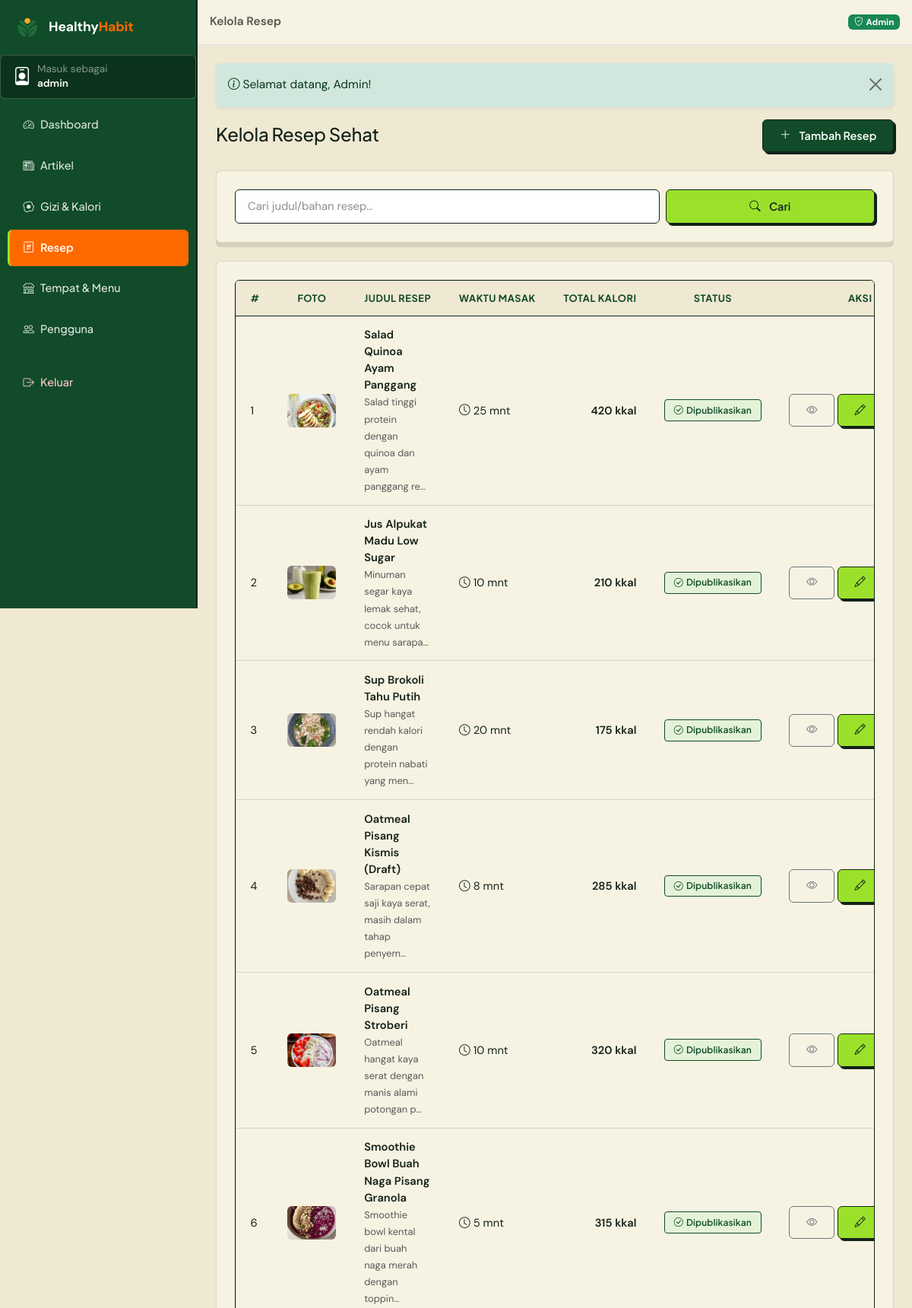
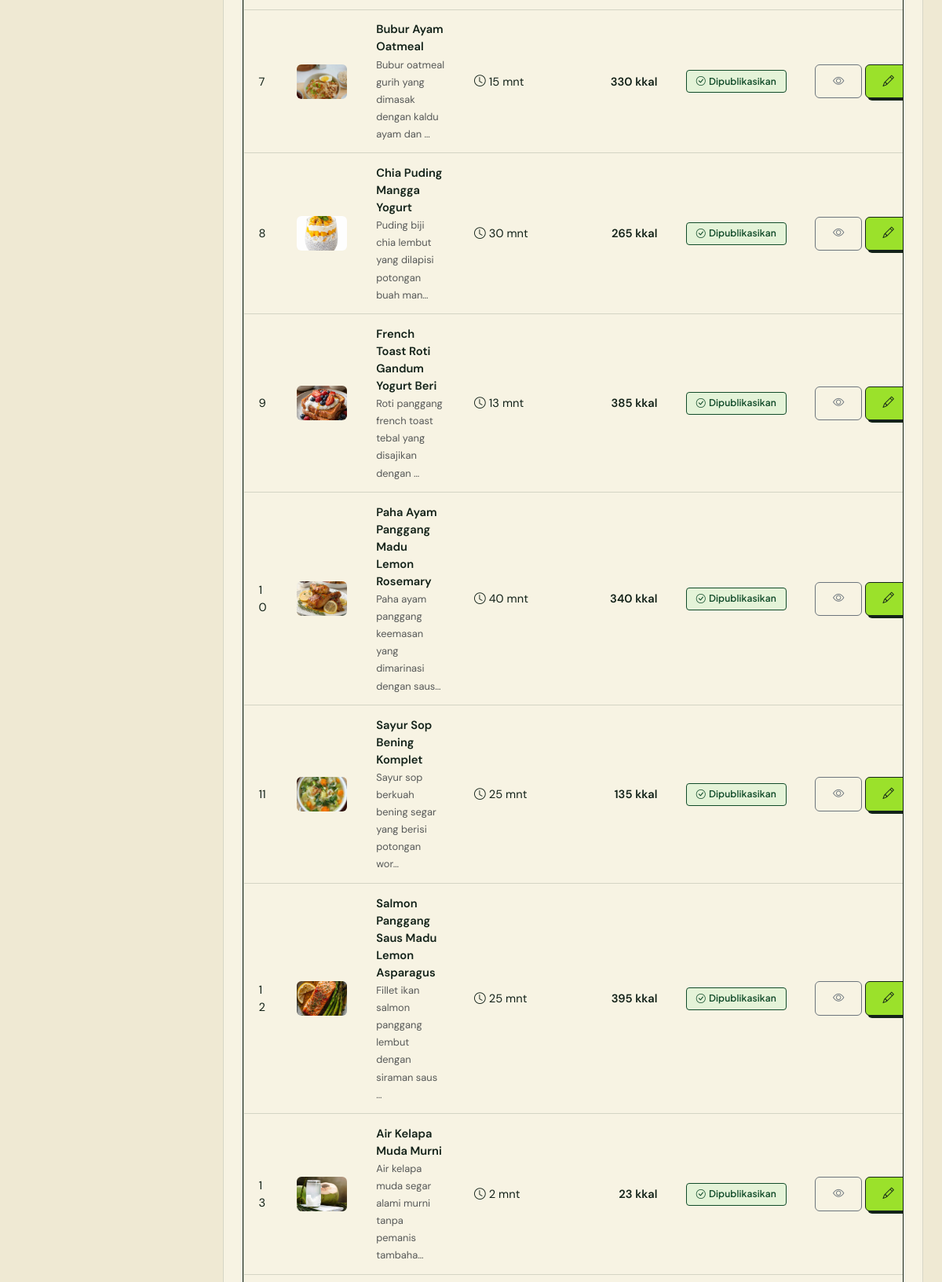
Page /admin/resep (signed in, upper part) on the committed database (2 pictures, top to bottom).
### tables this page shows
CREATE TABLE `resep` (
  `id_resep` int(11) NOT NULL AUTO_INCREMENT,
  `id_admin` int(11) DEFAULT NULL,
  `judul_resep` varchar(180) NOT NULL,
  `deskripsi` varchar(255) NOT NULL,
  `bahan_bahan` text NOT NULL,
  `langkah_pembuatan` text NOT NULL,
  `waktu_masak` int(11) NOT NULL DEFAULT 0,
  `status_publikasi` enum('draft','dipublikasikan') NOT NULL DEFAULT 'draft',
  `total_kalori` int(11) NOT NULL DEFAULT 0,
  `foto_resep` varchar(255) DEFAULT NULL,
  PRIMARY KEY (`id_resep`),
  KEY `fk_resep_admin` (`id_admin`),
  CONSTRAINT `fk_resep_admin` FOREIGN KEY (`id_admin`) REFERENCES `users` (`id_pengguna`) ON DELETE SET NULL ON UPDATE CASCADE
);

### app/core/Controller.php (called while the page is built, shortened)
<?php
abstract class Controller
{
    protected function view(string $view, array $data = [], string $layout = 'main'): void
    {
        $contentFile = VIEWS_PATH . '/pages/' . $view . '.php';
        extract($data, EXTR_SKIP);
        require $contentFile;
    }
}

### app/controllers/admin/AdminResepController.php (called while the page is built, shortened)
<?php
class AdminResepController extends Controller
{
    public function index(): void
    {
        $q = $this->input('q');
        $this->view('admin/resep/index', [
            'pageTitle' => 'Kelola Resep',
            'activeNav' => 'resep',
            'resep'     => Resep::cari($q ?: null, null),
            'q'         => $q,
        ], 'admin');
    }
}

### app/core/Router.php (called while the page is built, shortened)
<?php
class Router
{
    private array $routes = [];
    private function add(string $method, string $pattern, array $handler): void
    {
        $regex = preg_replace_callback(
            '#\{(\w+)(?::([^}]+))?\}#',
            static fn(array $m): string => '(?P<' . $m[1] . '>' . ($m[2] ?? '[^/]+') . ')',
            $pattern
        );
        $this->routes[$method][] = ['#^' . $regex . '$#', $handler, $pattern];
    }
    public function dispatch(string $uri, string $method): void
    {
        $path = (string) parse_url($uri, PHP_URL_PATH);
        $path = '/' . trim($path, '/');
        $method = strtoupper($method);
        $match  = $this->match($method, $path);
        [$handler, $params] = $match;
        [$class, $action]   = $handler;
        $controller = new $class();
        $controller->$action(...array_values($params));
    }
    private function match(string $method, string $path): ?array
    {
        foreach ($this->routes[$method] ?? [] as [$regex, $handler]) {
            if (preg_match($regex, $path, $m)) {
                $params = array_filter($m, 'is_string', ARRAY_FILTER_USE_KEY);
                return [$handler, $params];
            }
        }
        return null;
    }
}

### index.php (called while the page is built, shortened)
<?php
require_once __DIR__ . '/app/helpers/helper.php';
spl_autoload_register(function (string $class): void {
    $candidates = [
        APP_PATH . '/core/' . $class . '.php',
        APP_PATH . '/models/' . $class . '.php',
        APP_PATH . '/services/' . $class . '.php',
        APP_PATH . '/controllers/' . $class . '.php',
        APP_PATH . '/controllers/admin/' . $class . '.php',
    ];
    foreach ($candidates as $file) {
        if (is_file($file)) {
            return;
        }
    }
});
$router = new Router();
$router->dispatch(
    $_SERVER['REQUEST_URI'] ?? '/',
    $_SERVER['REQUEST_METHOD'] ?? 'GET'
);

### app/helpers/helper.php (called while the page is built, shortened)
<?php
function e($value): string
{
    return htmlspecialchars((string) $value, ENT_QUOTES, 'UTF-8');
}
function excerpt(?string $html, int $length = 140): string
{
    $text = trim(strip_tags((string) $html));
    return mb_substr($text, 0, $length) . '…';
}
function img_url(?string $filename, string $subdir): string
{
    if ($filename && is_file(UPLOAD_PATH . '/' . $subdir . '/' . basename($filename))) {
        return UPLOAD_URL . '/' . $subdir . '/' . basename($filename);
    }
    return BASE_URL . '/assets/img/placeholder.svg';
}

### app/core/Database.php (called while the page is built, shortened)
<?php
class Database
{
    private static ?PDO $pdo = null;
    public static function connect(): PDO
    {
        $dsn = 'mysql:host=' . DB_HOST
            . ';port=' . DB_PORT
            . ';dbname=' . DB_NAME
            . ';charset=' . DB_CHARSET;
        try {
            self::$pdo = new PDO($dsn, DB_USER, DB_PASS, [
                PDO::ATTR_ERRMODE            => PDO::ERRMODE_EXCEPTION,
                PDO::ATTR_DEFAULT_FETCH_MODE => PDO::FETCH_ASSOC,
                PDO::ATTR_EMULATE_PREPARES   => false,
            ]);
        } catch (PDOException $ex) {
            http_response_code(500);
            exit(
                '<div style="font-family:Poppins,Arial,sans-serif;max-width:640px;margin:60px auto;padding:24px;border:1px solid #e0e0e0;border-radius:12px">'
                . '<h2 style="color:#27824B">Koneksi database gagal</h2>'
                . '<p>Pastikan <b>MySQL (XAMPP)</b> sudah berjalan, lalu impor file '
                . '<b>database/healthyhabit.sql</b> ke phpMyAdmin.</p>'
                . '<p style="color:#c0392b"><code>' . e($ex->getMessage()) . '</code></p>'
                . '</div>'
            );
        }
        return self::$pdo;
    }
}

### app/core/Model.php (called while the page is built, shortened)
<?php
abstract class Model
{
    protected static function db(): PDO
    {
        return Database::connect();
    }
}

### app/models/Resep.php (called while the page is built, shortened)
<?php
class Resep extends Model
{
    public static function cari(?string $q = null, ?string $status = 'dipublikasikan', ?int $maksWaktu = null): array
    {
        $sql = 'SELECT r.*, ad.nama_lengkap AS penulis
                FROM resep r
                LEFT JOIN users ad ON ad.id_pengguna = r.id_admin';
        $params = [];
        $sql .= ' ORDER BY r.id_resep ASC';
        $st = static::db()->prepare($sql);
        $st->execute($params);
        return $st->fetchAll();
    }
}

### app/views/pages/admin/resep/index.php (the view, shortened to what this page needs)
<div class="d-flex justify-content-between align-items-center flex-wrap gap-2 mb-4">
    <div>
        <h1 class="h4 mb-1">Kelola Resep Sehat</h1>
    </div>
    <a href="<?= BASE_URL ?>/admin/resep/create" class="btn btn-green fw-semibold">
        <i class="bi bi-plus-lg me-1"></i>Tambah Resep
    </a>
</div>
<div class="panel-white mb-4">
    <form action="<?= BASE_URL ?>/admin/resep" method="get" class="row g-2">
        <div class="col-md-8">
            <input type="search" class="form-control" name="q" placeholder="Cari judul/bahan resep…"
                   value="<?= e($q) ?>">
        </div>
        <div class="col-md-4 d-grid">
            <button class="btn btn-soft-green fw-semibold"><i class="bi bi-search me-1"></i>Cari</button>
        </div>
    </form>
</div>
<div class="panel-white">
    <div class="table-responsive">
        <table class="table table-custom align-middle mb-0">
            <thead>
                <tr>
                    <th>#</th>
                    <th>Foto</th>
                    <th>Judul Resep</th>
                    <th>Waktu Masak</th>
                    <th class="text-end">Total Kalori</th>
                    <th>Status</th>
                    <th class="text-end">Aksi</th>
                </tr>
            </thead>
            <tbody>
                <?php foreach ($resep as $r): ?>
                    <tr>
                        <td><?= (int) $r['id_resep'] ?></td>
                        <td>
                            <img src="<?= img_url($r['foto_resep'], 'resep') ?>" alt=""
                                 style="width:64px;height:44px;object-fit:cover;border-radius:6px;">
                        </td>
                        <td class="text-truncate" style="max-width:260px;">
                            <span class="fw-semibold"><?= e($r['judul_resep']) ?></span><br>
                            <small class="text-muted"><?= e(excerpt($r['deskripsi'], 55)) ?></small>
                        </td>
                        <td class="text-nowrap"><i class="bi bi-clock me-1"></i><?= (int) $r['waktu_masak'] ?> mnt</td>
                        <td class="text-end fw-semibold"><?= number_format((int) $r['total_kalori']) ?> kkal</td>
                        <td>
                            <?php if ($r['status_publikasi'] === 'dipublikasikan'): ?>
                                <span class="tag"><i class="bi bi-check-circle me-1"></i>Dipublikasikan</span>
                            <?php else: ?>
                                <span class="tag gray"><i class="bi bi-pencil me-1"></i>Draft</span>
                            <?php endif; ?>
                        </td>
                        <td class="text-end text-nowrap">
                            <a href="<?= BASE_URL ?>/resep/<?= (int) $r['id_resep'] ?>" target="_blank"
                               class="btn btn-sm btn-outline-secondary" title="Lihat"><i class="bi bi-eye"></i></a>
                            <a href="<?= BASE_URL ?>/admin/resep/<?= (int) $r['id_resep'] ?>/edit"
                               class="btn btn-sm btn-soft-green" title="Edit"><i class="bi bi-pencil"></i></a>
                        </td>
                    </tr>
                <?php endforeach; ?>
            </tbody>
        </table>
    </div>
</div>

### rows in the picture
resep: id_resep "1", foto_resep (picture), judul_resep "Salad Quinoa Ayam Panggang", deskripsi "Salad tinggi protein dengan quinoa dan ayam panggang re…", waktu_masak "25", total_kalori "420", status_publikasi "dipublikasikan" (drawn)
resep: id_resep "2", foto_resep (picture), judul_resep "Jus Alpukat Madu Low Sugar", deskripsi "Minuman segar kaya lemak sehat, cocok untuk menu sarapa…", waktu_masak "10", total_kalori "210", status_publikasi "dipublikasikan" (drawn)
resep: id_resep "3", foto_resep (picture), judul_resep "Sup Brokoli Tahu Putih", deskripsi "Sup hangat rendah kalori dengan protein nabati yang men…", waktu_masak "20", total_kalori "175", status_publikasi "dipublikasikan" (drawn)
resep: id_resep "4", foto_resep (picture), judul_resep "Oatmeal Pisang Kismis (Draft)", deskripsi "Sarapan cepat saji kaya serat, masih dalam tahap penyem…", waktu_masak "8", total_kalori "285", status_publikasi "dipublikasikan" (drawn)
resep: id_resep "5", foto_resep (picture), judul_resep "Oatmeal Pisang Stroberi", deskripsi "Oatmeal hangat kaya serat dengan manis alami potongan p…", waktu_masak "10", total_kalori "320", status_publikasi "dipublikasikan" (drawn)
resep: id_resep "6", foto_resep (picture), judul_resep "Smoothie Bowl Buah Naga Pisang Granola", deskripsi "Smoothie bowl kental dari buah naga merah dengan toppin…", waktu_masak "5", total_kalori "315", status_publikasi "dipublikasikan" (drawn)
resep: id_resep "7", foto_resep (picture), judul_resep "Bubur Ayam Oatmeal", deskripsi "Bubur oatmeal gurih yang dimasak dengan kaldu ayam dan …", waktu_masak "15", total_kalori "330", status_publikasi "dipublikasikan" (drawn)
resep: id_resep "8", foto_resep (picture), judul_resep "Chia Puding Mangga Yogurt", deskripsi "Puding biji chia lembut yang dilapisi potongan buah man…", waktu_masak "30", total_kalori "265", status_publikasi "dipublikasikan" (drawn)
resep: id_resep "9", foto_resep (picture), judul_resep "French Toast Roti Gandum Yogurt Beri", deskripsi "Roti panggang french toast tebal yang disajikan dengan …", waktu_masak "13", total_kalori "385", status_publikasi "dipublikasikan" (drawn)
resep: id_resep "10", foto_resep (picture), judul_resep "Paha Ayam Panggang Madu Lemon Rosemary", deskripsi "Paha ayam panggang keemasan yang dimarinasi dengan saus…", waktu_masak "40", total_kalori "340", status_publikasi "dipublikasikan" (drawn)
resep: id_resep "11", foto_resep (picture), judul_resep "Sayur Sop Bening Komplet", deskripsi "Sayur sop berkuah bening segar yang berisi potongan wor…", waktu_masak "25", total_kalori "135", status_publikasi "dipublikasikan" (drawn)
resep: id_resep "12", foto_resep (picture), judul_resep "Salmon Panggang Saus Madu Lemon Asparagus", deskripsi "Fillet ikan salmon panggang lembut dengan siraman saus …", waktu_masak "25", total_kalori "395", status_publikasi "dipublikasikan" (drawn)
resep: id_resep "13", foto_resep (picture), judul_resep "Air Kelapa Muda Murni", deskripsi "Air kelapa muda segar alami murni tanpa pemanis tambaha…", waktu_masak "2", total_kalori "23", status_publikasi "dipublikasikan" (drawn)

### other values in the picture
Auth::user()['username'] "admin"
$item['label'] "Dashboard"
$item['label'] "Artikel"
$item['label'] "Gizi & Kalori"
$item['label'] "Resep"
$item['label'] "Tempat & Menu"
$item['label'] "Pengguna"
$pageTitle "Kelola Resep"
$f['message'] "Selamat datang, Admin!"
